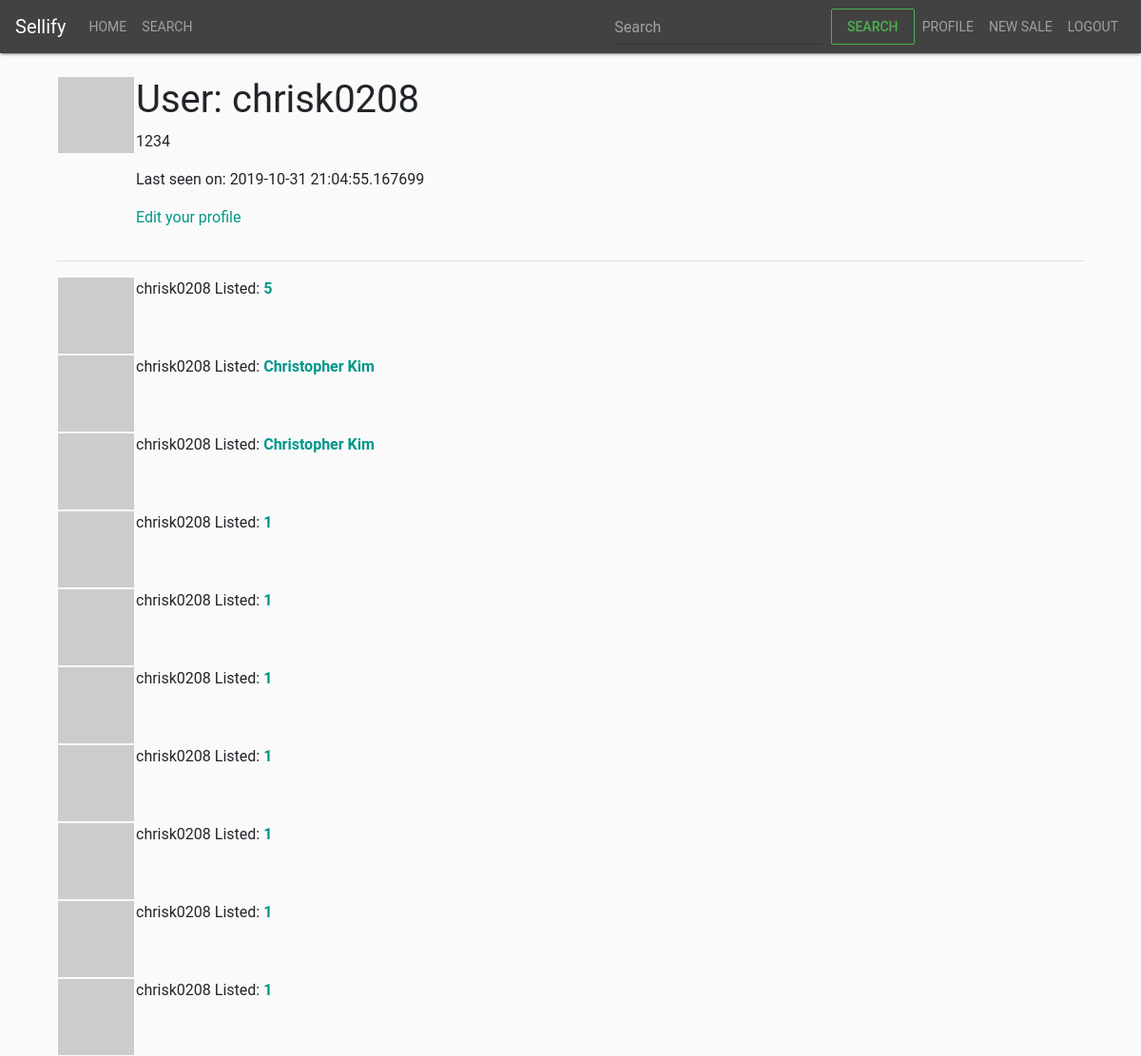
The app's page /user/chrisk0208 (signed in), older data.
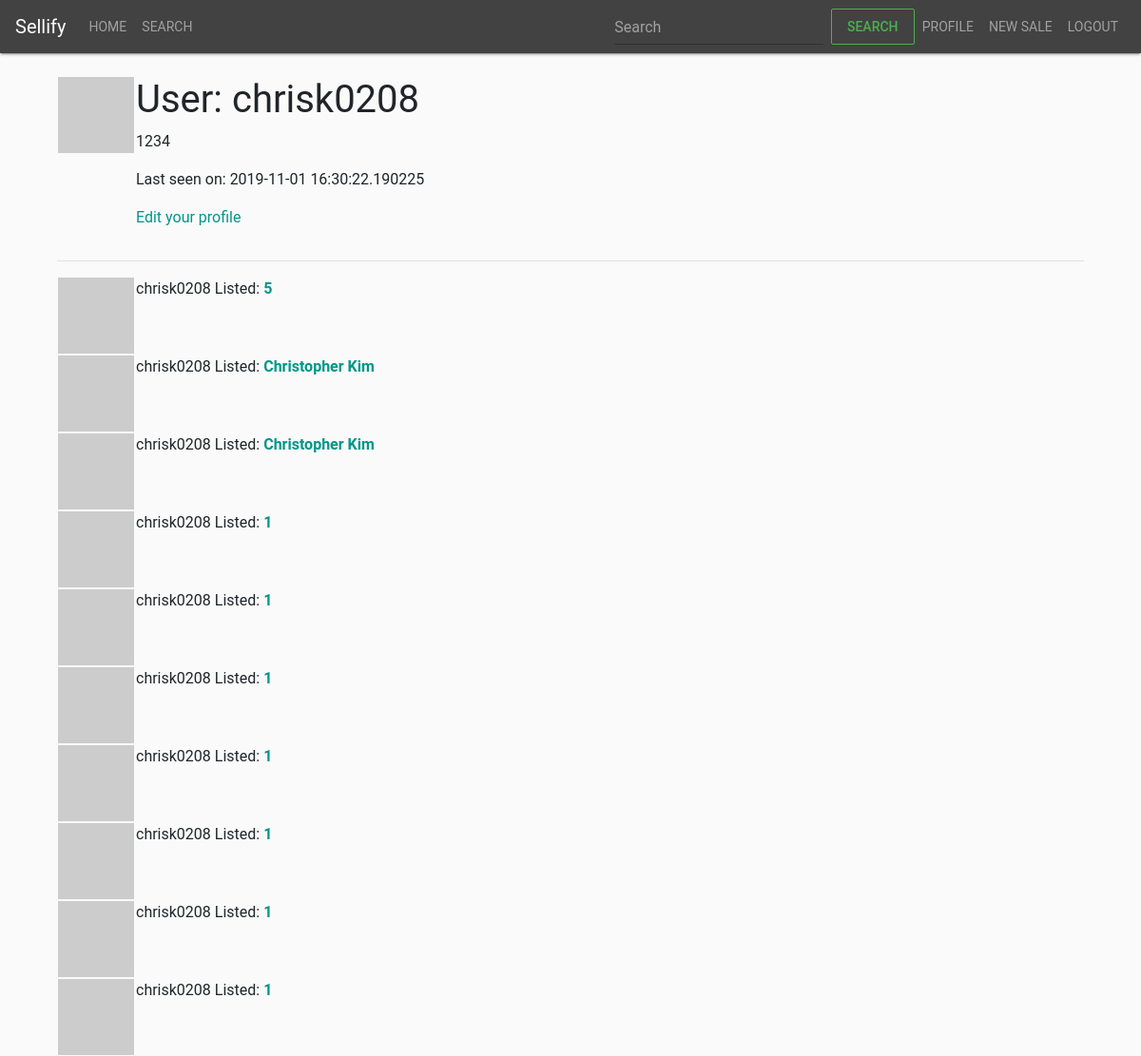
The same page, newer data.
### app/models.py (models this page shows, shortened)
class User(UserMixin,db.Model):
    id = db.Column(db.Integer, primary_key=True)
    username = db.Column(db.String(64), index=True, unique=True)
    email = db.Column(db.String(120), index=True, unique=True)
    password_hash = db.Column(db.String(128))
    about_me = db.Column(db.String(140))
    last_seen = db.Column(db.DateTime, default=datetime.utcnow)
    sales = db.relationship('Sale',backref='seller',lazy='dynamic')
    def avatar(self, size):
        digest = md5(self.email.lower().encode('utf-8')).hexdigest()
        return 'https://www.gravatar.com/avatar/{}?d=identicon&s={}'.format(
            digest, size)

class Sale(db.Model):
    id = db.Column(db.Integer,primary_key=True)
    name = db.Column(db.String(140),index=True)
    description = db.Column(db.String(512))
    post_date = db.Column(db.String(140), index=True,default=datetime.utcnow)
    start_date = db.Column(db.String(140), index=True)
    end_date = db.Column(db.String(140), index=True)
    zipcode = db.Column(db.String(10))
    address_1 = db.Column(db.String(140),index=True)
    address_2 = db.Column(db.String(140),index=True)
    user_id = db.Column(db.Integer, db.ForeignKey('user.id'))
    items = db.relationship('Item',backref='sale',lazy='dynamic')

### app/routes.py (the view)
@app.route('/user/<username>')
@login_required
def user(username):
    user = User.query.filter_by(username=username).first_or_404()
    page = request.args.get('page', 1, type=int)
    sales = user.sales.order_by(Sale.post_date.desc()).paginate(page,app.config['SALES_PER_PAGE'],False)
    next_url = url_for('user',username=username, page=sales.next_num) \
        if sales.has_next else None
    prev_url = url_for('user',username=username, page=sales.prev_num) \
        if sales.has_prev else None
    return render_template('user.html',user=user,sales=sales.items,next_url=next_url,prev_url=prev_url)

### app/models.py (called while the page is built)
@login.user_loader
def load_user(id):
    return User.query.get(int(id))

### app/routes.py (called while the page is built)
@app.before_request
def before_request():
    if current_user.is_authenticated:
        current_user.last_seen = datetime.utcnow()
        db.session.commit()

### app/templates/user.html (shortened to what this page needs)
{% extends "base.html" %}
{% import 'bootstrap/wtf.html' as wtf %}
{% block app_content %}
<table>
    <tr valign="top">
        <td><img src="{{ user.avatar(128) }}"></td>
        <td>
            <h1>User: {{ user.username }}</h1>
            {% if user.about_me %}<p>{{ user.about_me }}</p>{% endif %}
            {% if user.last_seen %}<p>Last seen on: {{ user.last_seen }}</p>{% endif %}
            {% if user == current_user %}
            <p><a href="{{ url_for('edit_profile') }}">Edit your profile</a></p>
            {% endif %}
        </td>
    </tr>
</table>
<hr>
{% for sale in sales %}
    {% include '/sales/_sales.html' %}
{% endfor %}
{% endblock %}

### app/templates/base.html (shortened to what this page needs)
<!DOCTYPE html>
<html lang="en" class="gr__fezvrasta_github_io">
<head>
    <link href="/static/css/bootstrap-material-design.min.css" rel="stylesheet">
    <link href="/static/css/starter-template.css" rel="stylesheet">
</head>
<body data-gr-c-s-loaded="true">
    <nav class="navbar navbar-expand-md navbar-dark bg-dark fixed-top">
        <a class="navbar-brand"
            href="https://fezvrasta.github.io/bootstrap-material-design/docs/4.0/examples/starter-template/#">Sellify</a>
        <div class="collapse navbar-collapse" id="navbarsExampleDefault">
            <ul class="navbar-nav mr-auto">
                <li class="nav-item">
                    <a class="nav-link"
                        href="{{ url_for('index') }}">Home
                    </a>
                </li>
                <li class="nav-item">
                    <a class="nav-link"
                        href="{{ url_for('search') }}">Search</a>
                </li>
            </ul>
            <form class="form-inline my-2 my-lg-0">
                <input class="form-control mr-sm-2" type="text" placeholder="Search" aria-label="Search">
                <button class="btn btn-outline-success my-2 my-sm-0" type="submit">Search</button>
            </form>
            <ul class="navbar-nav  navbar-right ">
                    {% if current_user.is_anonymous %}
                    <li class="nav-item"><a class="nav-link" href="{{ url_for('login') }}">Login</a></li>
                    {% else %}
                    <li class="nav-item"><a class="nav-link" href="{{ url_for('user', username=current_user.username) }}">Profile</a></li>
                    <li class="nav-item"><a class="nav-link" href="{{ url_for('create_sale') }}">New Sale</a></li>
                    <li class="nav-item"><a class="nav-link" href="{{ url_for('logout') }}">Logout</a></li>
                    {% endif %}
            </ul>
        </div>
    </nav>
    <main role="main" class="container">
        {% block content %}
        <div class="container">
            {% block app_content %}{% endblock %}
        </div>
        {% endblock %}
    </main>
</body>
</html>

### app/templates/sales/_sales.html
<table>
        <tr valign="top">
            <td><img src="{{ sale.seller.avatar(36) }}"></td>
            <td> {{ sale.seller.username }} Listed:
                <a href="{{ url_for('sale',id=sale.id) }}"><b>{{ sale.name }}</b> </a>
            </td>
        </tr>
</table>

### app/static/css/starter-template.css (style rules this page uses)
body { padding-top: 5rem; }

Row changes from the older to the newer data that the page shows:
changed User "chrisk0208": last_seen "2019-10-31 21:04:55.167699" → "2019-11-01 16:30:22.190225"
